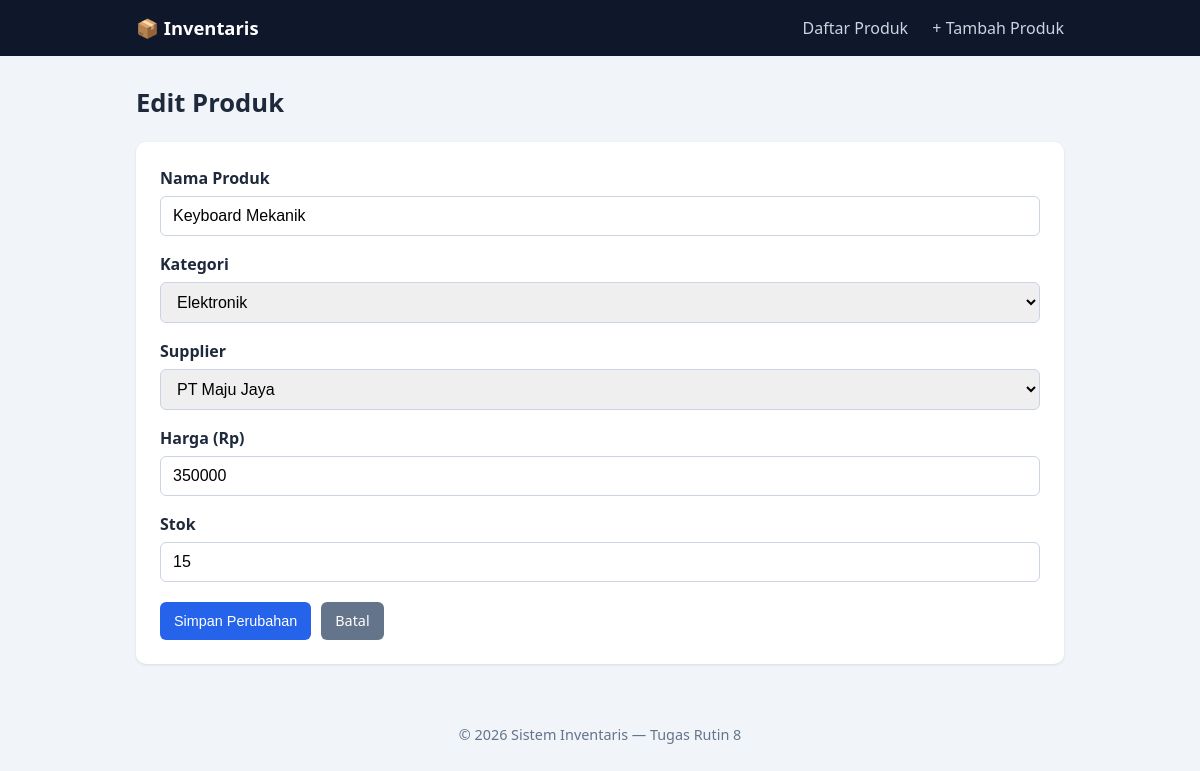
Page /edit.php?id=2 on the committed database.
### tables this page shows
CREATE TABLE `produk` (
  `id` int(11) NOT NULL,
  `nama` varchar(150) NOT NULL,
  `kategori_id` int(11) NOT NULL,
  `supplier_id` int(11) NOT NULL,
  `harga` int(11) NOT NULL,
  `stok` int(11) NOT NULL DEFAULT 0,
  `created_at` timestamp NOT NULL DEFAULT current_timestamp()
);

CREATE TABLE `kategori` (
  `id` int(11) NOT NULL,
  `nama` varchar(100) NOT NULL
);

CREATE TABLE `supplier` (
  `id` int(11) NOT NULL,
  `nama` varchar(100) NOT NULL,
  `telepon` varchar(20) DEFAULT NULL,
  `alamat` varchar(255) DEFAULT NULL
);

### includes/helpers.php (called while the page is built, shortened)
<?php
function e(?string $nilai): string
{
    return htmlspecialchars((string) $nilai, ENT_QUOTES, 'UTF-8');
}

### edit.php (the view, shortened to what this page needs)
<?php
require_once __DIR__ . '/includes/helpers.php';
$id = filter_var($_GET['id'] ?? '', FILTER_VALIDATE_INT);
$pdo = Database::getInstance()->getConnection();
$stmt = $pdo->prepare("SELECT * FROM produk WHERE id = :id");
$stmt->execute([':id' => $id]);
$produk = $stmt->fetch();
$kategori = $pdo->query("SELECT id, nama FROM kategori ORDER BY nama")->fetchAll();
$supplier = $pdo->query("SELECT id, nama FROM supplier ORDER BY nama")->fetchAll();
$old = $_SESSION['old'] ?? [];
$data = array_merge($produk, $old);
require __DIR__ . '/includes/header.php';
?>
<h1>Edit Produk</h1>
<div class="card">
    <form action="update.php" method="POST">
        <div class="form-group">
            <label for="nama">Nama Produk</label>
            <input type="text" id="nama" name="nama" value="<?= e($data['nama']) ?>" required>
        </div>
        <div class="form-group">
            <label for="kategori_id">Kategori</label>
            <select id="kategori_id" name="kategori_id" required>
                <?php foreach ($kategori as $k): ?>
                    <option value="<?= (int) $k['id'] ?>"
                        <?= ((string) $data['kategori_id'] === (string) $k['id']) ? 'selected' : '' ?>>
                        <?= e($k['nama']) ?>
                    </option>
                <?php endforeach; ?>
            </select>
        </div>
        <div class="form-group">
            <label for="supplier_id">Supplier</label>
            <select id="supplier_id" name="supplier_id" required>
                <?php foreach ($supplier as $s): ?>
                    <option value="<?= (int) $s['id'] ?>"
                        <?= ((string) $data['supplier_id'] === (string) $s['id']) ? 'selected' : '' ?>>
                        <?= e($s['nama']) ?>
                    </option>
                <?php endforeach; ?>
            </select>
        </div>
        <div class="form-group">
            <label for="harga">Harga (Rp)</label>
            <input type="number" id="harga" name="harga" min="0" value="<?= e((string) $data['harga']) ?>" required>
        </div>
        <div class="form-group">
            <label for="stok">Stok</label>
            <input type="number" id="stok" name="stok" min="0" value="<?= e((string) $data['stok']) ?>" required>
        </div>
        <div class="form-actions">
            <button type="submit" class="btn">Simpan Perubahan</button>
            <a href="index.php" class="btn btn-secondary">Batal</a>
        </div>
    </form>
</div>
<?php require __DIR__ . '/includes/footer.php'; ?>

### assets/style.css (style rules this page uses)
* { box-sizing: border-box; }
body { margin: 0; font-family: "Segoe UI", Arial, sans-serif; background: #f1f5f9; color: #1e293b; line-height: 1.5; }
h1 { margin: 0 0 20px; font-size: 1.6rem; }
.card { background: #fff; border-radius: 10px; padding: 24px; box-shadow: 0 1px 3px rgba(0, 0, 0, .1); }
.btn { display: inline-block; padding: 8px 14px; border: 0; border-radius: 6px; font-size: .9rem; cursor: pointer; text-decoration: none; color: #fff; background: #2563eb; }
.btn-secondary { background: #64748b; }
.form-group { margin-bottom: 16px; }
label { display: block; margin-bottom: 6px; font-weight: 600; }
input[type=text], input[type=number], select { width: 100%; padding: 10px 12px; border: 1px solid #cbd5e1; border-radius: 6px; font-size: 1rem; }
.form-actions { display: flex; gap: 10px; margin-top: 20px; }

### rows in the picture
produk: nama "Keyboard Mekanik", kategori_id "Elektronik", supplier_id "PT Maju Jaya", harga "350000", stok "15"
